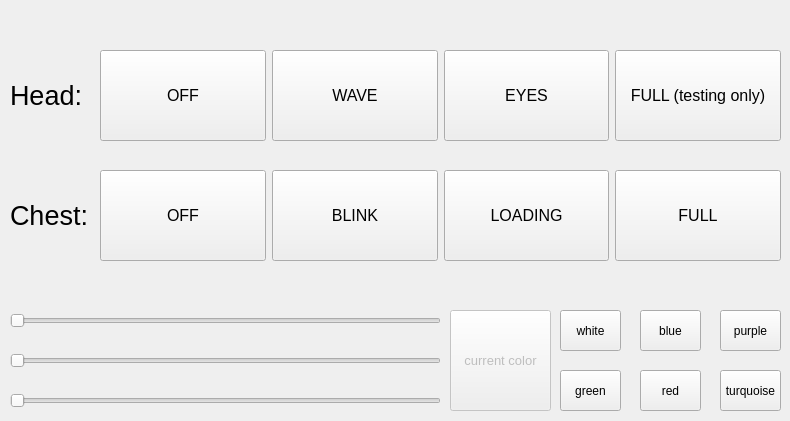
        <widget class="QWidget" name="manual_leds_page">
         <widget class="QWidget" name="horizontalLayoutWidget_40">
          <property name="geometry">
           <rect>
            <x>100</x>
            <y>50</y>
            <width>681</width>
            <height>91</height>
           </rect>
          </property>
          <layout class="QHBoxLayout" name="horizontalLayout_44">
           <item>
            <widget class="QPushButton" name="manual_head_leds_off">
             <property name="sizePolicy">
              <sizepolicy hsizetype="Minimum" vsizetype="Minimum">
               <horstretch>0</horstretch>
               <verstretch>0</verstretch>
              </sizepolicy>
             </property>
             <property name="font">
              <font>
               <pointsize>12</pointsize>
              </font>
             </property>
             <property name="text">
              <string>OFF</string>
             </property>
            </widget>
           </item>
           <item>
            <widget class="QPushButton" name="manual_head_leds_wave">
             <property name="sizePolicy">
              <sizepolicy hsizetype="Minimum" vsizetype="Minimum">
               <horstretch>0</horstretch>
               <verstretch>0</verstretch>
              </sizepolicy>
             </property>
             <property name="font">
              <font>
               <pointsize>12</pointsize>
              </font>
             </property>
             <property name="text">
              <string>WAVE</string>
             </property>
            </widget>
           </item>
           <item>
            <widget class="QPushButton" name="manual_head_leds_eyes">
             <property name="sizePolicy">
              <sizepolicy hsizetype="Minimum" vsizetype="Minimum">
               <horstretch>0</horstretch>
               <verstretch>0</verstretch>
              </sizepolicy>
             </property>
             <property name="font">
              <font>
               <pointsize>12</pointsize>
              </font>
             </property>
             <property name="text">
              <string>EYES</string>
             </property>
            </widget>
           </item>
           <item>
            <widget class="QPushButton" name="manual_head_leds_full">
             <property name="sizePolicy">
              <sizepolicy hsizetype="Minimum" vsizetype="Minimum">
               <horstretch>0</horstretch>
               <verstretch>0</verstretch>
              </sizepolicy>
             </property>
             <property name="font">
              <font>
               <pointsize>12</pointsize>
              </font>
             </property>
             <property name="text">
              <string>FULL (testing only)</string>
             </property>
            </widget>
           </item>
          </layout>
         </widget>
         <widget class="QLabel" name="label">
          <property name="geometry">
           <rect>
            <x>10</x>
            <y>80</y>
            <width>71</width>
            <height>31</height>
           </rect>
          </property>
          <property name="font">
           <font>
            <pointsize>20</pointsize>
           </font>
          </property>
          <property name="text">
           <string>Head:</string>
          </property>
         </widget>
         <widget class="QLabel" name="label_2">
          <property name="geometry">
           <rect>
            <x>10</x>
            <y>200</y>
            <width>81</width>
            <height>31</height>
           </rect>
          </property>
          <property name="font">
           <font>
            <pointsize>20</pointsize>
           </font>
          </property>
          <property name="text">
           <string>Chest:</string>
          </property>
         </widget>
         <widget class="QWidget" name="horizontalLayoutWidget_41">
          <property name="geometry">
           <rect>
            <x>100</x>
            <y>170</y>
            <width>681</width>
            <height>91</height>
           </rect>
          </property>
          <layout class="QHBoxLayout" name="horizontalLayout_45">
           <item>
            <widget class="QPushButton" name="manual_chest_leds_off">
             <property name="sizePolicy">
              <sizepolicy hsizetype="Minimum" vsizetype="Minimum">
               <horstretch>0</horstretch>
               <verstretch>0</verstretch>
              </sizepolicy>
             </property>
             <property name="font">
              <font>
               <pointsize>12</pointsize>
              </font>
             </property>
             <property name="text">
              <string>OFF</string>
             </property>
            </widget>
           </item>
           <item>
            <widget class="QPushButton" name="manual_chest_leds_blink">
             <property name="sizePolicy">
              <sizepolicy hsizetype="Minimum" vsizetype="Minimum">
               <horstretch>0</horstretch>
               <verstretch>0</verstretch>
              </sizepolicy>
             </property>
             <property name="font">
              <font>
               <pointsize>12</pointsize>
              </font>
             </property>
             <property name="text">
              <string>BLINK</string>
             </property>
            </widget>
           </item>
           <item>
            <widget class="QPushButton" name="manual_chest_leds_loading">
             <property name="sizePolicy">
              <sizepolicy hsizetype="Minimum" vsizetype="Minimum">
               <horstretch>0</horstretch>
               <verstretch>0</verstretch>
              </sizepolicy>
             </property>
             <property name="font">
              <font>
               <pointsize>12</pointsize>
              </font>
             </property>
             <property name="text">
              <string>LOADING</string>
             </property>
            </widget>
           </item>
           <item>
            <widget class="QPushButton" name="manual_chest_leds_full">
             <property name="sizePolicy">
              <sizepolicy hsizetype="Minimum" vsizetype="Minimum">
               <horstretch>0</horstretch>
               <verstretch>0</verstretch>
              </sizepolicy>
             </property>
             <property name="font">
              <font>
               <pointsize>12</pointsize>
              </font>
             </property>
             <property name="text">
              <string>FULL</string>
             </property>
            </widget>
           </item>
          </layout>
         </widget>
         <widget class="QSlider" name="manual_leds_slider_red">
          <property name="geometry">
           <rect>
            <x>10</x>
            <y>310</y>
            <width>431</width>
            <height>22</height>
           </rect>
          </property>
          <property name="styleSheet">
           <string notr="true">color: red;</string>
          </property>
          <property name="minimum">
           <number>20</number>
          </property>
          <property name="maximum">
           <number>255</number>
          </property>
          <property name="pageStep">
           <number>100</number>
          </property>
          <property name="orientation">
           <enum>Qt::Horizontal</enum>
          </property>
         </widget>
         <widget class="QSlider" name="manual_leds_slider_green">
          <property name="geometry">
           <rect>
            <x>10</x>
            <y>350</y>
            <width>431</width>
            <height>22</height>
           </rect>
          </property>
          <property name="minimum">
           <number>20</number>
          </property>
          <property name="maximum">
           <number>255</number>
          </property>
          <property name="orientation">
           <enum>Qt::Horizontal</enum>
          </property>
         </widget>
         <widget class="QSlider" name="manual_leds_slider_blue">
          <property name="geometry">
           <rect>
            <x>10</x>
            <y>390</y>
            <width>431</width>
            <height>22</height>
           </rect>
          </property>
          <property name="minimum">
           <number>10</number>
          </property>
          <property name="maximum">
           <number>255</number>
          </property>
          <property name="value">
           <number>10</number>
          </property>
          <property name="orientation">
           <enum>Qt::Horizontal</enum>
          </property>
         </widget>
         <widget class="QPushButton" name="manual_leds_color_show">
          <property name="enabled">
           <bool>false</bool>
          </property>
          <property name="geometry">
           <rect>
            <x>450</x>
            <y>310</y>
            <width>101</width>
            <height>101</height>
           </rect>
          </property>
          <property name="font">
           <font>
            <pointsize>10</pointsize>
           </font>
          </property>
          <property name="text">
           <string>current color</string>
          </property>
         </widget>
         <widget class="QPushButton" name="manual_leds_color_white">
          <property name="geometry">
           <rect>
            <x>560</x>
            <y>310</y>
            <width>61</width>
            <height>41</height>
           </rect>
          </property>
          <property name="sizePolicy">
           <sizepolicy hsizetype="Minimum" vsizetype="Minimum">
            <horstretch>0</horstretch>
            <verstretch>0</verstretch>
           </sizepolicy>
          </property>
          <property name="text">
           <string>white</string>
          </property>
         </widget>
         <widget class="QPushButton" name="manual_leds_color_blue">
          <property name="geometry">
           <rect>
            <x>640</x>
            <y>310</y>
            <width>61</width>
            <height>41</height>
           </rect>
          </property>
          <property name="sizePolicy">
           <sizepolicy hsizetype="Minimum" vsizetype="Minimum">
            <horstretch>0</horstretch>
            <verstretch>0</verstretch>
           </sizepolicy>
          </property>
          <property name="text">
           <string>blue</string>
          </property>
         </widget>
         <widget class="QPushButton" name="manual_leds_color_green">
          <property name="geometry">
           <rect>
            <x>560</x>
            <y>370</y>
            <width>61</width>
            <height>41</height>
           </rect>
          </property>
          <property name="sizePolicy">
           <sizepolicy hsizetype="Minimum" vsizetype="Minimum">
            <horstretch>0</horstretch>
            <verstretch>0</verstretch>
           </sizepolicy>
          </property>
          <property name="text">
           <string>green</string>
          </property>
         </widget>
         <widget class="QPushButton" name="manual_leds_color_red">
          <property name="geometry">
           <rect>
            <x>640</x>
            <y>370</y>
            <width>61</width>
            <height>41</height>
           </rect>
          </property>
          <property name="sizePolicy">
           <sizepolicy hsizetype="Minimum" vsizetype="Minimum">
            <horstretch>0</horstretch>
            <verstretch>0</verstretch>
           </sizepolicy>
          </property>
          <property name="text">
           <string>red</string>
          </property>
         </widget>
         <widget class="QPushButton" name="manual_leds_color_purple">
          <property name="geometry">
           <rect>
            <x>720</x>
            <y>310</y>
            <width>61</width>
            <height>41</height>
           </rect>
          </property>
          <property name="sizePolicy">
           <sizepolicy hsizetype="Minimum" vsizetype="Minimum">
            <horstretch>0</horstretch>
            <verstretch>0</verstretch>
           </sizepolicy>
          </property>
          <property name="text">
           <string>purple</string>
          </property>
         </widget>
         <widget class="QPushButton" name="manual_leds_color_turquoise">
          <property name="geometry">
           <rect>
            <x>720</x>
            <y>370</y>
            <width>61</width>
            <height>41</height>
           </rect>
          </property>
          <property name="sizePolicy">
           <sizepolicy hsizetype="Minimum" vsizetype="Minimum">
            <horstretch>0</horstretch>
            <verstretch>0</verstretch>
           </sizepolicy>
          </property>
          <property name="text">
           <string>turquoise</string>
          </property>
         </widget>
        </widget>
